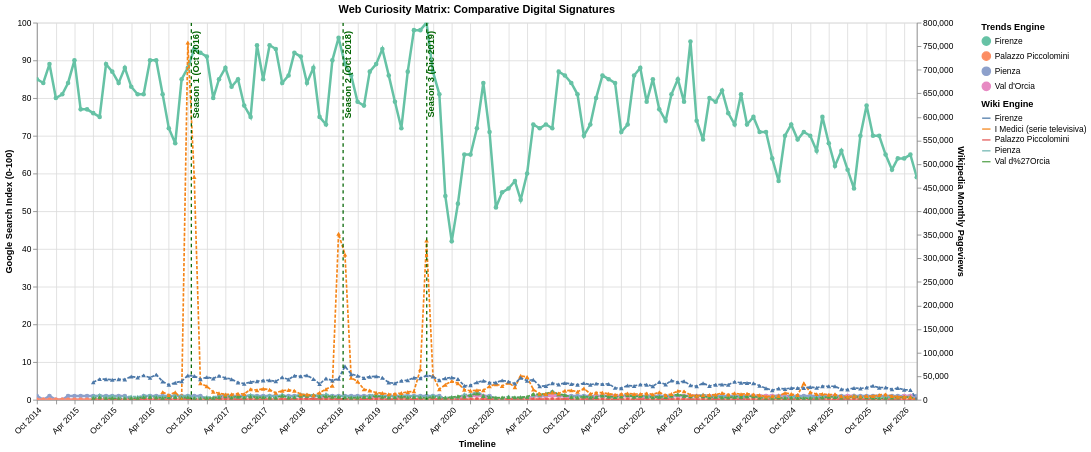

Vega-Lite specification for this chart:
### Vega-Lite specification from a JSON file in a GitHub repository (floating-point values rounded to 4 significant figures; data arrays with more than 128 entries replaced by an {"elided": "..."} marker saying what was removed)
{"config": {"view": {"continuousWidth": 300, "continuousHeight": 300}}, "layer": [{"data": {"name": "data-e7539da91f6b54244f1b9a64c8ef766b"}, "mark": {"type": "line", "point": true, "strokeWidth": 3}, "encoding": {"color": {"field": "Subject", "legend": {"title": "Trends Engine"}, "scale": {"scheme": "set2"}, "type": "nominal"}, "tooltip": [{"field": "Date", "format": "%B %Y", "type": "temporal"}, {"field": "Subject", "type": "nominal"}, {"field": "Search_Index", "title": "Trends Score", "type": "quantitative"}], "x": {"axis": {"format": "%b %Y", "labelAngle": -45}, "field": "Date", "title": "Timeline", "type": "temporal"}, "y": {"field": "Search_Index", "title": "Google Search Index (0-100)", "type": "quantitative"}}, "name": "view_9725525ab6a3bd0e_0"}, {"data": {"name": "data-672b526cd27891cd46684cd5dc377438"}, "mark": {"type": "line", "point": {"shape": "triangle-up"}, "strokeDash": [4, 2], "strokeWidth": 2}, "encoding": {"color": {"field": "Subject", "legend": {"title": "Wiki Engine"}, "scale": {"scheme": "tableau10"}, "type": "nominal"}, "tooltip": [{"field": "Date", "format": "%B %Y", "type": "temporal"}, {"field": "Subject", "type": "nominal"}, {"field": "Wiki_Views", "format": ",.0f", "title": "Wiki Views", "type": "quantitative"}], "x": {"field": "Date", "type": "temporal"}, "y": {"field": "Wiki_Views", "title": "Wikipedia Monthly Pageviews", "type": "quantitative"}}}, {"data": {"name": "data-badc6c999927d86d7f36975340d3992e"}, "mark": {"type": "rule", "size": 1.5, "strokeDash": [4, 4]}, "encoding": {"color": {"field": "Color", "scale": null, "type": "nominal"}, "x": {"field": "Date", "type": "temporal"}}}, {"data": {"name": "data-badc6c999927d86d7f36975340d3992e"}, "mark": {"type": "text", "align": "right", "angle": 270, "baseline": "top", "dx": 5, "fontSize": 11, "fontWeight": "bold"}, "encoding": {"color": {"field": "Color", "scale": null, "type": "nominal"}, "text": {"field": "Event", "type": "nominal"}, "x": {"field": "Date", "type": "temporal"}, "y": {"value": 15}}}], "height": 450, "params": [{"name": "param_1e9efca18e7a2868", "select": {"type": "interval", "encodings": ["x", "y"]}, "bind": "scales", "views": ["view_9725525ab6a3bd0e_0"]}], "resolve": {"scale": {"color": "independent", "y": "independent"}}, "title": "Web Curiosity Matrix: Comparative Digital Signatures", "width": 1050, "$schema": "https://vega.github.io/schema/vega-lite/v6.4.1.json", "datasets": {"data-e7539da91f6b54244f1b9a64c8ef766b": {"elided": "564 records"}, "data-672b526cd27891cd46684cd5dc377438": {"elided": "649 records"}, "data-badc6c999927d86d7f36975340d3992e": [{"Date": "2016-10-18T00:00:00", "Event": "Season 1 (Oct 2016)", "Color": "#006400"}, {"Date": "2018-10-23T00:00:00", "Event": "Season 2 (Oct 2018)", "Color": "#006400"}, {"Date": "2019-12-02T00:00:00", "Event": "Season 3 (Dic 2019)", "Color": "#006400"}]}}
